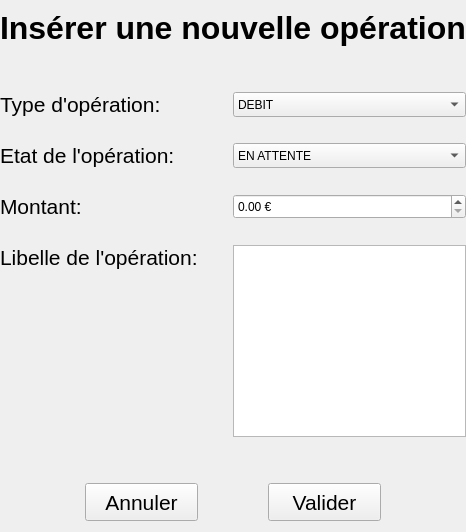
            <widget class="QWidget" name="nouvelleOperation">
             <property name="minimumSize">
              <size>
               <width>459</width>
               <height>532</height>
              </size>
             </property>
             <layout class="QVBoxLayout" name="verticalLayout_12">
              <property name="spacing">
               <number>0</number>
              </property>
              <property name="leftMargin">
               <number>0</number>
              </property>
              <property name="topMargin">
               <number>0</number>
              </property>
              <property name="rightMargin">
               <number>0</number>
              </property>
              <property name="bottomMargin">
               <number>0</number>
              </property>
              <item alignment="Qt::AlignHCenter|Qt::AlignVCenter">
               <widget class="QWidget" name="nouvelleOperationContainer" native="true">
                <layout class="QVBoxLayout" name="verticalLayout_5">
                 <property name="leftMargin">
                  <number>0</number>
                 </property>
                 <property name="topMargin">
                  <number>0</number>
                 </property>
                 <property name="rightMargin">
                  <number>0</number>
                 </property>
                 <property name="bottomMargin">
                  <number>0</number>
                 </property>
                 <item>
                  <widget class="QLabel" name="titreNouvelleOperation">
                   <property name="font">
                    <font>
                     <pointsize>24</pointsize>
                     <bold>true</bold>
                    </font>
                   </property>
                   <property name="text">
                    <string>Insérer une nouvelle opération</string>
                   </property>
                  </widget>
                 </item>
                 <item>
                  <widget class="QWidget" name="TypeOperationContainer" native="true">
                   <layout class="QHBoxLayout" name="horizontalLayout_6">
                    <property name="spacing">
                     <number>0</number>
                    </property>
                    <property name="leftMargin">
                     <number>0</number>
                    </property>
                    <property name="topMargin">
                     <number>40</number>
                    </property>
                    <property name="rightMargin">
                     <number>0</number>
                    </property>
                    <property name="bottomMargin">
                     <number>20</number>
                    </property>
                    <item alignment="Qt::AlignLeft">
                     <widget class="QLabel" name="typeOperationLabel">
                      <property name="font">
                       <font>
                        <pointsize>16</pointsize>
                       </font>
                      </property>
                      <property name="text">
                       <string>Type d'opération:</string>
                      </property>
                     </widget>
                    </item>
                    <item>
                     <widget class="QComboBox" name="typeOperationInput">
                      <property name="sizePolicy">
                       <sizepolicy hsizetype="Preferred" vsizetype="Preferred">
                        <horstretch>0</horstretch>
                        <verstretch>0</verstretch>
                       </sizepolicy>
                      </property>
                      <property name="minimumSize">
                       <size>
                        <width>200</width>
                        <height>0</height>
                       </size>
                      </property>
                      <item>
                       <property name="text">
                        <string>DEBIT</string>
                       </property>
                      </item>
                      <item>
                       <property name="text">
                        <string>CREDIT</string>
                       </property>
                      </item>
                     </widget>
                    </item>
                   </layout>
                  </widget>
                 </item>
                 <item>
                  <widget class="QWidget" name="etatOperationContainer" native="true">
                   <layout class="QHBoxLayout" name="horizontalLayout_7">
                    <property name="spacing">
                     <number>0</number>
                    </property>
                    <property name="leftMargin">
                     <number>0</number>
                    </property>
                    <property name="topMargin">
                     <number>0</number>
                    </property>
                    <property name="rightMargin">
                     <number>0</number>
                    </property>
                    <property name="bottomMargin">
                     <number>20</number>
                    </property>
                    <item alignment="Qt::AlignLeft">
                     <widget class="QLabel" name="etatOperationLabel">
                      <property name="font">
                       <font>
                        <pointsize>16</pointsize>
                       </font>
                      </property>
                      <property name="text">
                       <string>Etat de l'opération:</string>
                      </property>
                     </widget>
                    </item>
                    <item>
                     <widget class="QComboBox" name="etatOperationInput">
                      <property name="sizePolicy">
                       <sizepolicy hsizetype="Preferred" vsizetype="Preferred">
                        <horstretch>0</horstretch>
                        <verstretch>0</verstretch>
                       </sizepolicy>
                      </property>
                      <property name="minimumSize">
                       <size>
                        <width>200</width>
                        <height>0</height>
                       </size>
                      </property>
                      <item>
                       <property name="text">
                        <string>EN ATTENTE</string>
                       </property>
                      </item>
                      <item>
                       <property name="text">
                        <string>ACCEPTEE</string>
                       </property>
                      </item>
                     </widget>
                    </item>
                   </layout>
                  </widget>
                 </item>
                 <item>
                  <widget class="QWidget" name="montantOperationContainer" native="true">
                   <layout class="QHBoxLayout" name="horizontalLayout_9">
                    <property name="spacing">
                     <number>0</number>
                    </property>
                    <property name="leftMargin">
                     <number>0</number>
                    </property>
                    <property name="topMargin">
                     <number>0</number>
                    </property>
                    <property name="rightMargin">
                     <number>0</number>
                    </property>
                    <property name="bottomMargin">
                     <number>20</number>
                    </property>
                    <item alignment="Qt::AlignLeft">
                     <widget class="QLabel" name="montantOperationLabel">
                      <property name="font">
                       <font>
                        <pointsize>16</pointsize>
                       </font>
                      </property>
                      <property name="text">
                       <string>Montant:</string>
                      </property>
                     </widget>
                    </item>
                    <item>
                     <widget class="QDoubleSpinBox" name="montantOperationInput">
                      <property name="sizePolicy">
                       <sizepolicy hsizetype="Preferred" vsizetype="Preferred">
                        <horstretch>0</horstretch>
                        <verstretch>0</verstretch>
                       </sizepolicy>
                      </property>
                      <property name="minimumSize">
                       <size>
                        <width>200</width>
                        <height>0</height>
                       </size>
                      </property>
                      <property name="suffix">
                       <string> €</string>
                      </property>
                      <property name="maximum">
                       <double>1000000000000000000000.000000000000000</double>
                      </property>
                     </widget>
                    </item>
                   </layout>
                  </widget>
                 </item>
                 <item>
                  <widget class="QWidget" name="libelleOperationContainer" native="true">
                   <layout class="QHBoxLayout" name="horizontalLayout_8">
                    <property name="spacing">
                     <number>0</number>
                    </property>
                    <property name="leftMargin">
                     <number>0</number>
                    </property>
                    <property name="topMargin">
                     <number>0</number>
                    </property>
                    <property name="rightMargin">
                     <number>0</number>
                    </property>
                    <property name="bottomMargin">
                     <number>40</number>
                    </property>
                    <item alignment="Qt::AlignLeft|Qt::AlignTop">
                     <widget class="QLabel" name="libelleOperationLabel">
                      <property name="font">
                       <font>
                        <pointsize>16</pointsize>
                       </font>
                      </property>
                      <property name="text">
                       <string>Libelle de l'opération:</string>
                      </property>
                     </widget>
                    </item>
                    <item alignment="Qt::AlignLeft">
                     <widget class="QTextEdit" name="libelleOperationInput">
                      <property name="sizePolicy">
                       <sizepolicy hsizetype="Ignored" vsizetype="Preferred">
                        <horstretch>0</horstretch>
                        <verstretch>0</verstretch>
                       </sizepolicy>
                      </property>
                      <property name="minimumSize">
                       <size>
                        <width>200</width>
                        <height>40</height>
                       </size>
                      </property>
                      <property name="maximumSize">
                       <size>
                        <width>600</width>
                        <height>200</height>
                       </size>
                      </property>
                     </widget>
                    </item>
                   </layout>
                  </widget>
                 </item>
                 <item alignment="Qt::AlignHCenter">
                  <widget class="QWidget" name="boutonOperationContainer" native="true">
                   <layout class="QHBoxLayout" name="horizontalLayout_10">
                    <property name="spacing">
                     <number>70</number>
                    </property>
                    <property name="leftMargin">
                     <number>0</number>
                    </property>
                    <property name="topMargin">
                     <number>0</number>
                    </property>
                    <property name="rightMargin">
                     <number>0</number>
                    </property>
                    <property name="bottomMargin">
                     <number>0</number>
                    </property>
                    <item>
                     <widget class="QPushButton" name="annulerOperationBtn">
                      <property name="minimumSize">
                       <size>
                        <width>113</width>
                        <height>38</height>
                       </size>
                      </property>
                      <property name="font">
                       <font>
                        <pointsize>16</pointsize>
                       </font>
                      </property>
                      <property name="cursor">
                       <cursorShape>PointingHandCursor</cursorShape>
                      </property>
                      <property name="text">
                       <string>Annuler</string>
                      </property>
                     </widget>
                    </item>
                    <item>
                     <widget class="QPushButton" name="validerOperationBtn">
                      <property name="minimumSize">
                       <size>
                        <width>113</width>
                        <height>38</height>
                       </size>
                      </property>
                      <property name="font">
                       <font>
                        <pointsize>16</pointsize>
                       </font>
                      </property>
                      <property name="cursor">
                       <cursorShape>PointingHandCursor</cursorShape>
                      </property>
                      <property name="text">
                       <string>Valider</string>
                      </property>
                     </widget>
                    </item>
                   </layout>
                  </widget>
                 </item>
                </layout>
               </widget>
              </item>
             </layout>
            </widget>
